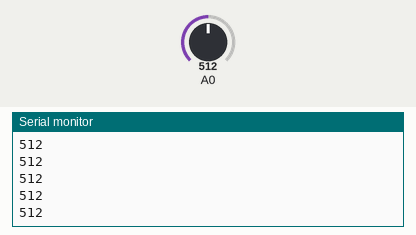
Simulated run of this sketch. Board: Arduino Uno, built with avr-gcc and run on an emulated ATmega328P. On the bench: the last lines printed to the serial monitor. Inputs (shaded band) come from the test bench; at power-on: A0 = 512.

Above: at 1.2 s.
1.3 s: A0 set to 716
At 1.8 s:
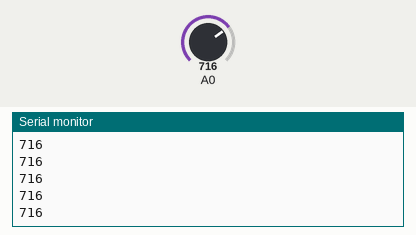
2.8 s: A0 set to 900
At 3.8 s:
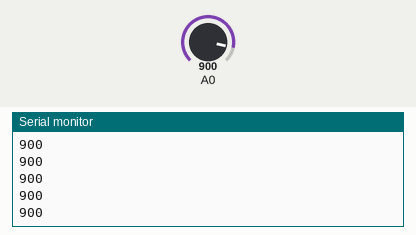
Timing chart, 0 to 5.8 s (numbered marks = the images above; inputs shaded):
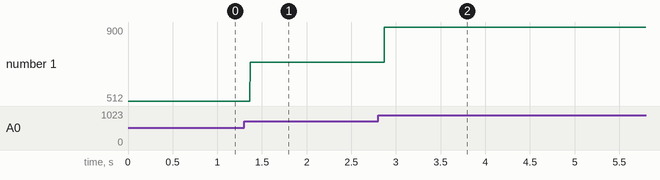

The sketch:

Tunner_for_variable_resistors.ino
```cpp
//Analogue button tunner
int sensorValue = 0;  // variable to store the value coming from the sensor

void setup() {
  Serial.begin(9600);
}

void loop() {
  // read the value from the sensor:
  sensorValue = analogRead(A0);
  // turn the ledPin on
  Serial.print(sensorValue,DEC);
   Serial.print("\n");
}
```

Measured:
- after the input at 1.3 s, the serial monitor: prints a new line after 0.07 s (image 1)
- after the input at 2.8 s, the serial monitor: prints a new line after 0.07 s (image 2)
- plotted number 1: 512 → 716 after the input at 1.3 s, 716 → 900 after the input at 2.8 s
